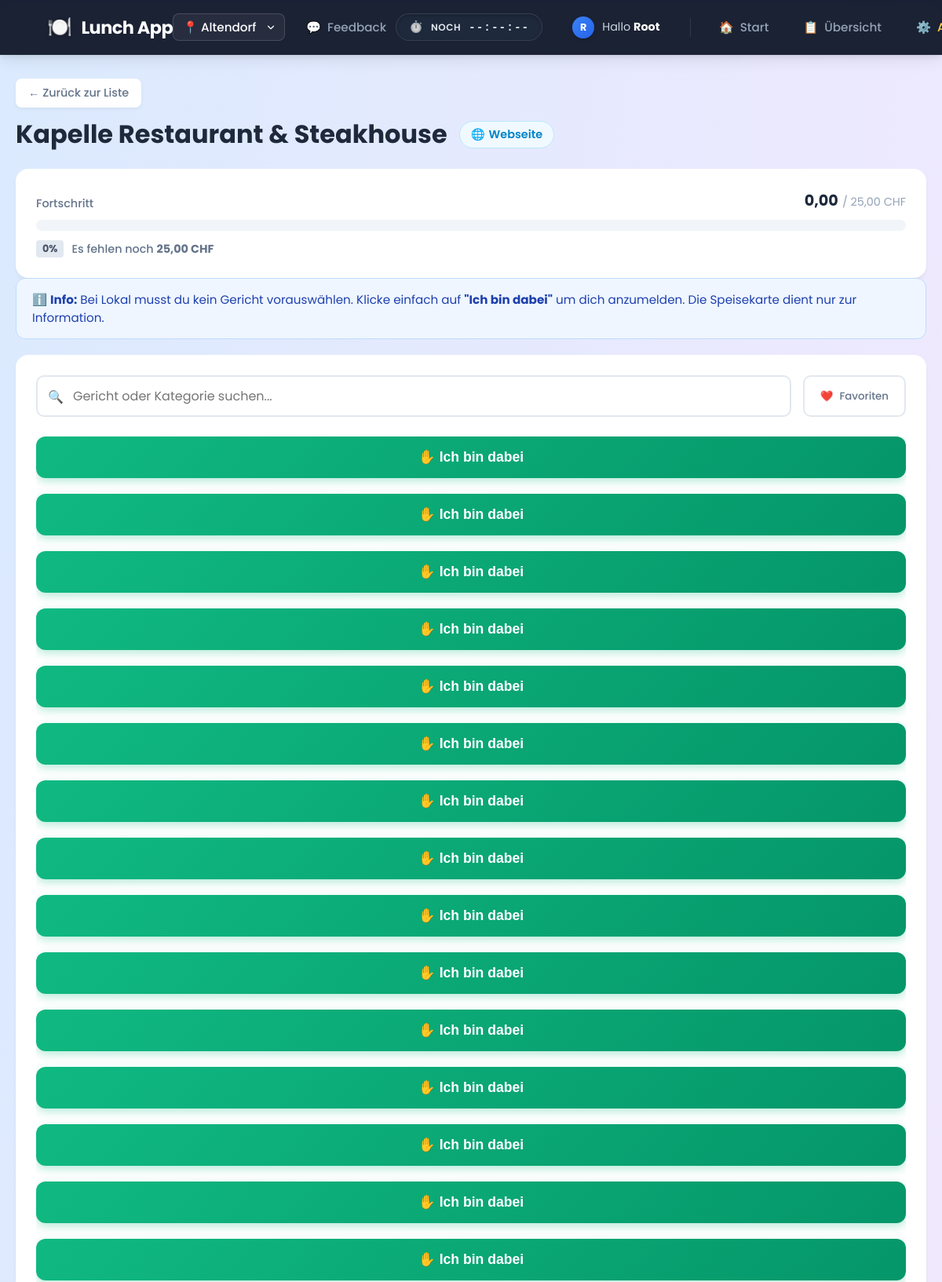
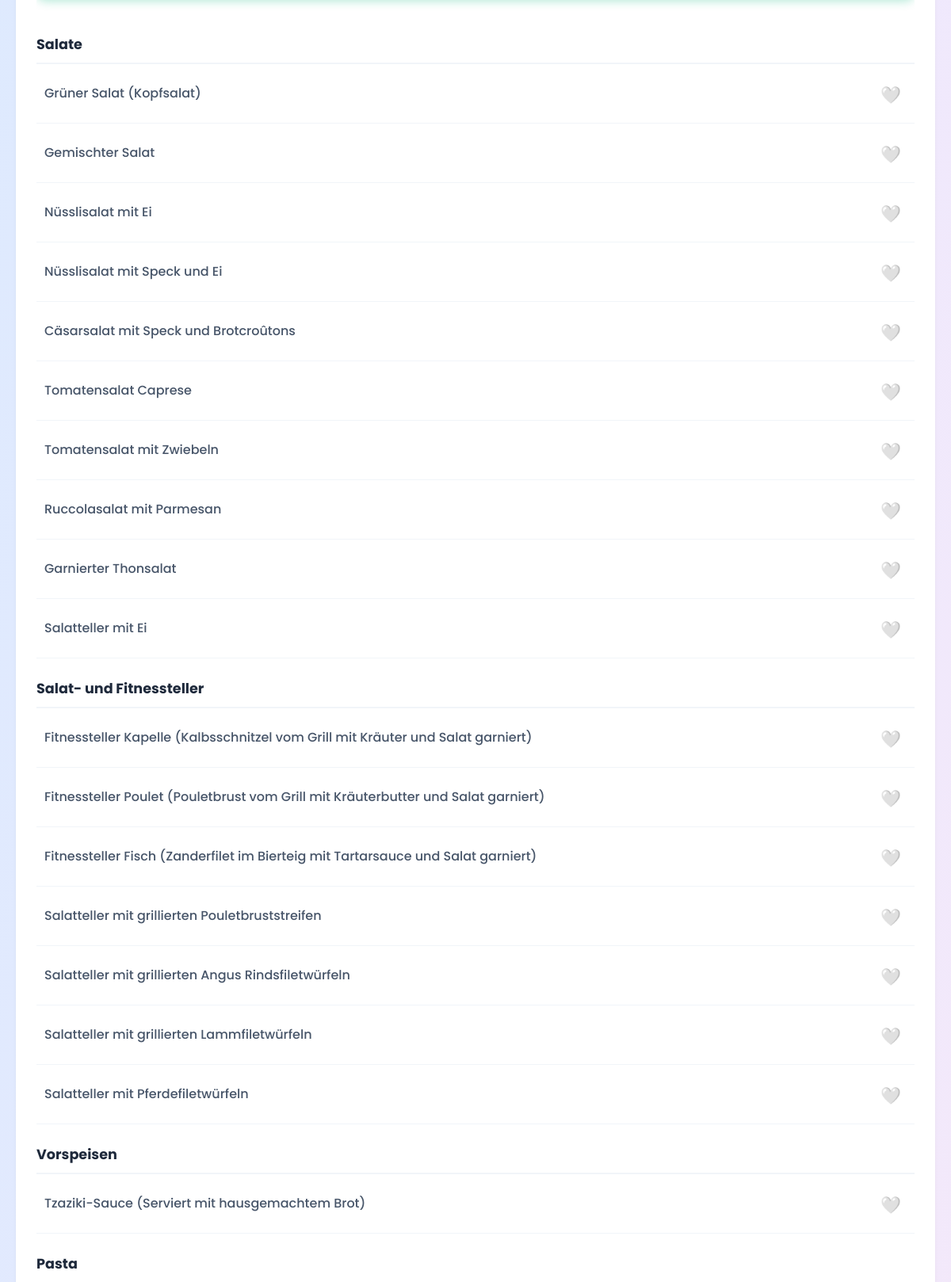
The page /menu/2/ (signed in, upper part) on the database its author committed (2 pictures, top to bottom).
### lunch_app/models.py (models this page shows, shortened)
class Restaurant(models.Model):
    name = models.CharField(max_length=100)
    beschreibung = models.TextField(blank=True)
    mindestbestellwert = models.DecimalField(max_digits=6, decimal_places=2, default=0.00, verbose_name="Min. Bestellwert")
    website = models.URLField(blank=True, verbose_name="Webseite/Link")
    biete_lokal = models.BooleanField(default=True, verbose_name="Bietet Essen vor Ort")
    biete_takeaway = models.BooleanField(default=True, verbose_name="Bietet Take-Away")
    biete_delivery = models.BooleanField(default=False, verbose_name="Bietet Lieferung")
    letztes_update = models.DateTimeField(null=True, blank=True)
    scraper_modul = models.CharField(max_length=100, blank=True, null=True, help_text="Name der Funktion in scrapers.py (z.B. scrape_adler)")
    standort = models.ForeignKey(Standort, on_delete=models.SET_NULL, null=True, blank=True, related_name='restaurants')
    liefergebuehren = models.DecimalField(
        max_digits=6,
        decimal_places=2,
        default=0.00,
        verbose_name="Liefergebühren (CHF)"
    )

class Gericht(models.Model):
    restaurant = models.ForeignKey(Restaurant, on_delete=models.CASCADE, related_name='gerichte')
    name = models.CharField(max_length=200)
    preis = models.DecimalField(max_digits=6, decimal_places=2)
    kategorie = models.CharField(max_length=100, default="Hauptspeise")
    reihenfolge = models.IntegerField(default=100)

### lunch_app/views.py (the view)
# urls.py: path('menu/<int:restaurant_id>/', views.restaurant_menu, name='menu'),
@login_required
def restaurant_menu(request, restaurant_id):
    restaurant = get_object_or_404(Restaurant, id=restaurant_id)
    heute = timezone.localtime(timezone.now()).date()
    vorauswahl_art = request.session.get('gewaehlte_art', 'LOKAL')
    existing_order = Bestellung.objects.filter(benutzer=request.user, datum__date=heute).first()
    existing_order_art = existing_order.art if existing_order else None
    fremde = Bestellung.objects.filter(benutzer=request.user, datum__date=heute).exclude(gericht__restaurant=restaurant).select_related('gericht__restaurant').first()
    if fremde:
        clear_messages(request)
        messages.error(request, f"⚠️ Bestellung bei {fremde.gericht.restaurant.name} ist schon final. Stornierung blockiert.")
        return redirect('uebersicht')
    gerichte_liste = list(restaurant.gerichte.all().prefetch_related('option_groups__items', 'option_groups__items__gericht_verweis').order_by('kategorie', 'reihenfolge'))
    eigene_bestellungen = Bestellung.objects.filter(benutzer=request.user, datum__date=heute, gericht__restaurant=restaurant)
    bestell_map = {b.gericht_id: {'notiz': b.notiz if b.notiz else "", 'optionen': b.optionen_text} for b in eigene_bestellungen}
    bereits_bestellt_ids = list(bestell_map.keys())
    alte_art = eigene_bestellungen.first().art if eigene_bestellungen.exists() else vorauswahl_art
    total_others = Bestellung.objects.filter(datum__date=heute, gericht__restaurant=restaurant).exclude(benutzer=request.user).aggregate(Sum('gericht__preis'))['gericht__preis__sum'] or 0
    andere_bestellungen = Bestellung.objects.filter(datum__date=heute, gericht__restaurant=restaurant).exclude(benutzer=request.user).select_related('benutzer')
    social_proof = {}
    for b in andere_bestellungen:
        if b.gericht_id not in social_proof: social_proof[b.gericht_id] = []
        if len(social_proof[b.gericht_id]) < 5: social_proof[b.gericht_id].append(b.benutzer.username[:2].upper())
    favoriten_ids = list(Favorit.objects.filter(benutzer=request.user, gericht__restaurant=restaurant).values_list('gericht_id', flat=True))
    for g in gerichte_liste:
        g.saved_note = bestell_map[g.id]['notiz'] if g.id in bestell_map else ""
    mindestwert = restaurant.mindestbestellwert
    own_db_total = eigene_bestellungen.aggregate(Sum('gericht__preis'))['gericht__preis__sum'] or 0
    current_total_display = total_others + own_db_total
    progress_percent = min((current_total_display / mindestwert) * 100, 100) if mindestwert > 0 else 0
    missing_amount = max(mindestwert - current_total_display, 0) if mindestwert > 0 else 0
    goal_reached = current_total_display >= mindestwert if mindestwert > 0 else True
    now = timezone.localtime(timezone.now())
    deadline = get_deadline()
    check_art = existing_order_art if existing_order_art else vorauswahl_art
    org_entry = TagesVerantwortlicher.objects.filter(
        restaurant=restaurant,
        datum=heute,
        art=check_art
    ).first()
    is_locked = True if (org_entry and org_entry.bestellung_bestaetigt) else False
    return render(request, 'lunch_app/menu.html', {
        'restaurant': restaurant,
        'ist_zu_spaet': now.time() > deadline,
        'current_total': current_total_display,
        'total_others': total_others,
        'mindestwert': mindestwert,
        'progress_percent': progress_percent,
        'missing_amount': missing_amount,
        'goal_reached': goal_reached,
        'bereits_bestellt_ids': bereits_bestellt_ids,
        'alte_art': alte_art,
        'social_proof': social_proof,
        'favoriten_ids': favoriten_ids,
        'gerichte_liste': gerichte_liste,
        'existing_order_art': existing_order_art
    })

### lunch_app/templates/lunch_app/menu.html (shortened to what this page needs)
{% extends 'lunch_app/base.html' %}
{% load static %}
{% load l10n %}
{% block content %}
<div class="menu-header">
    <a href="{% url 'restaurant_liste' alte_art %}" class="btn-back">
        ← Zurück zur Liste
    </a>
    <div class="header-info-wrapper">
        <h2 class="restaurant-title">{{ restaurant.name }}</h2>
        {% if restaurant.website %}
            <a href="{{ restaurant.website }}" target="_blank" class="btn-website-header" title="Zur Webseite/Speisekarte">
                🌐 <span class="desktop-only">Webseite</span>
            </a>
        {% endif %}
    </div>
</div>
{% if existing_order_art and existing_order_art != alte_art %}
    <div class="error-container border-warning">
        <div class="error-icon">✋</div>
        <h2 class="error-title" style="color: #f59e0b;">Bereits bestellt</h2>
        <p class="error-text">
            Du hast heute bereits eine Bestellung für <strong>
            {% if existing_order_art == 'LOKAL' %}Im Restaurant (Lokal){% elif existing_order_art == 'TAKEAWAY' %}Take-Away{% else %}Lieferung{% endif %}
            </strong> aufgegeben.
            <br><br>
            Du kannst nicht gleichzeitig <em>{{ existing_order_art }}</em> und <em>{{ alte_art }}</em> bestellen.
        </p>
        <div class="error-actions">
            <a href="{% url 'uebersicht' %}" class="btn-submit" style="background: #3b82f6; text-decoration: none;">
                Zur Übersicht
            </a>
            <a href="{% url 'eigene_stornieren' %}"
               class="btn-submit js-confirm"
               data-msg="Möchtest du deine bestehende Bestellung wirklich stornieren, um hier neu zu bestellen?"
               style="background: #ef4444; text-decoration: none;">
                Alte Bestellung stornieren
            </a>
        </div>
    </div>
{% else %}
    {% if ist_zu_spaet %}
        <div class="alert-box alert-error">
            <strong>Bestellschluss erreicht.</strong> Nach 11:00 Uhr können keine Bestellungen mehr entgegengenommen werden.
        </div>
    {% else %}
        {% if mindestwert > 0 %}
        <div id="main-progress-card" class="menu-card progress-card">
            <div class="progress-info">
                <span class="progress-label">Fortschritt</span>
                <div class="progress-values">
                    <strong id="display-total">{{ current_total|floatformat:2 }}</strong>
                    <span class="text-muted">/ {{ mindestwert|floatformat:2 }} CHF</span>
                </div>
            </div>
            <div class="progress-track">
            </div>
            <div class="progress-status">
                <span id="display-percent" class="percent-badge">{{ progress_percent|floatformat:0 }}%</span>
                <p id="status-text" class="status-msg" style="color: {% if goal_reached %}#10b981{% else %}#64748b{% endif %};">
                    {% if goal_reached %}
                        ✅ Mindestbestellwert erreicht!
                    {% else %}
                        Es fehlen noch <strong>{{ missing_amount|floatformat:2 }} CHF</strong>
                    {% endif %}
                </p>
            </div>
        </div>
        <div id="sticky-top-progress" class="sticky-top-bar">
            <div class="sticky-top-content">
                <div class="sticky-top-info">
                    <span id="sticky-top-status-text" style="font-size: 0.85rem; font-weight: 600;">Lade...</span>
                    <span id="sticky-top-values" style="font-size: 0.85rem; color: #64748b;">0 / 0 CHF</span>
                </div>
            </div>
        </div>
        {% endif %}
        <form id="order-form" method="post" action="{% url 'bestellen_abschliessen' %}">
        {% if alte_art == 'LOKAL' %}
        <div style="background: #eff6ff; border: 1px solid #bfdbfe; border-radius: 12px; padding: 15px 20px; margin-bottom: 20px; color: #1e40af; font-size: 0.95rem;">
            ℹ️ <strong>Info:</strong> Bei Lokal musst du kein Gericht vorauswählen. Klicke einfach auf <strong>"Ich bin dabei"</strong> um dich anzumelden. Die Speisekarte dient nur zur Information.
        </div>
        {% endif %}
        <div class="menu-card" style="margin-bottom: 100px;">
            <div class="search-bar-container">
                <div class="search-wrapper">
                    <span class="search-icon">🔍</span>
                    <input type="text" id="menu-search" class="modern-input" placeholder="Gericht oder Kategorie suchen...">
                </div>
                <button type="button" id="fav-filter-btn" class="btn-filter-fav">
                    <span>❤️</span> <span class="fav-text">Favoriten</span>
                </button>
            </div>
            {% regroup gerichte_liste|dictsort:"reihenfolge" by kategorie as menu_liste %}
            <div class="table-responsive">
                <table id="menu-table" class="modern-table {% if alte_art == 'LOKAL' %}lokal-mode{% endif %}">
                    {% for kategorie_gruppe in menu_liste %}
                        {% if kategorie_gruppe.grouper != "Intern" %}
                            <tr class="category-row">
                                <td colspan="4" class="category-header">{{ kategorie_gruppe.grouper }}</td>
                            </tr>
                            {% for gericht in kategorie_gruppe.list %}
                            {% with has_opts=gericht.option_groups.all|length %}
                            <tr class="dish-row selectable-row"
                                data-is-fav="{% if gericht.id in favoriten_ids %}true{% else %}false{% endif %}"
                                data-category="{{ kategorie_gruppe.grouper }}"
                                data-id="{{ gericht.id }}"
                                data-has-options="{% if has_opts > 0 %}true{% else %}false{% endif %}">
                                <td class="dish-name">
                                    <div class="dish-content">
                                        <div class="dish-top-row">
                                            <span class="dish-text">{{ gericht.name }}</span>
                                        </div>
                                    </div>
                                </td>
                                <td class="col-fav">
                                    <span class="fav-icon" data-id="{{ gericht.id }}" data-url="{% url 'toggle_favorit' gericht.id %}">
                                        {% if gericht.id in favoriten_ids %}❤️{% else %}🤍{% endif %}
                                    </span>
                                </td>
                            </tr>
                            {% endwith %}
                            {% endfor %}
                        {% endif %}
                        {% if alte_art == 'LOKAL' %}
                        <form method="post" action="{% url 'bestellen_abschliessen' %}">
                            <button type="submit" style="
                                width: 100%;
                                padding: 16px;
                                background: linear-gradient(135deg, #10b981 0%, #059669 100%);
                                color: white;
                                border: none;
                                border-radius: 12px;
                                font-size: 1.1rem;
                                font-weight: 700;
                                cursor: pointer;
                                box-shadow: 0 4px 12px rgba(16, 185, 129, 0.3);
                                margin-bottom: 20px;
                            ">✋ Ich bin dabei</button>
                        </form>
                        {% endif %}
                    {% endfor %}
                </table>
            </div>
        </div>
        </form>
    {% endif %}
{% endif %}
{% endblock %}

### lunch_app/templates/lunch_app/base.html (shortened to what this page needs)
{% load static %}
<!DOCTYPE html>
<html lang="de">
<head>
</head>
<body>
    <nav class="navbar">
        <a href="{% url 'home' %}" class="navbar-brand">
            <span style="font-size: 1.6rem; filter: drop-shadow(0 2px 2px rgba(0,0,0,0.2));">🍽️</span>
            Lunch App
        </a>
        <div class="nav-item-container">
            <form action="#" method="GET" style="margin: 0;">
                <select onchange="window.location.href=this.value" class="standort-dropdown">
                    {% for s in alle_standorte %}
                        <option value="{% url 'set_standort' s.id %}"
                                {% if request.session.aktiver_standort_id == s.id %}selected{% endif %}>
                            📍 {{ s.name }}
                        </option>
                    {% endfor %}
                </select>
            </form>
        </div>
        <a href="{% url 'feedback' %}" class="nav-item" style="margin-left: 15px;">
              <span>💬</span> Feedback
        </a>
        <div class="nav-content-right">
            <div id="deadline-timer" class="timer-badge">
                <span style="opacity: 0.8;">⏱️</span>
                <span class="timer-text-label" style="text-transform: uppercase; font-size: 0.75rem; letter-spacing: 0.5px;">Noch</span>
                <span id="time-remaining">--:--:--</span>
            </div>
            <div class="nav-links" id="nav-links-container">
                {% if user.is_authenticated %}
                    <a href="{% url 'profile' %}" class="user-info-link" title="Zum Profil">
                        <div class="user-avatar-small">
                            {{ user.first_name|slice:":1"|upper }}
                        </div>
                        <span class="user-text">Hallo <strong>{{ user.first_name }}</strong></span>
                    </a>
                    <a href="{% url 'home' %}" class="nav-item" onclick="toggleMenu()"><span>🏠</span> Start</a>
                    <a href="{% url 'uebersicht' %}" class="nav-item" onclick="toggleMenu()"><span>📋</span> Übersicht</a>
                    {% if user.is_superuser %}
                        <a href="/admin" class="nav-item" target="_blank" style="color: #fcd34d;" onclick="toggleMenu()"><span>⚙️</span> Admin</a>
                    {% endif %}
                {% else %}
                    <a href="{% url 'login' %}" class="nav-item" onclick="toggleMenu()">🔑 Login</a>
                    <a href="{% url 'register' %}" class="nav-item" style="background: rgba(255,255,255,0.1); border: 1px solid rgba(255,255,255,0.2);" onclick="toggleMenu()">✨ Registrieren</a>
                {% endif %}
            </div>
        </div>
    </nav>
    <div class="container">
        {% block content %}
        {% endblock %}
    </div>
</body>
</html>

### rows shown on the page
Restaurant: name "Kapelle Restaurant & Steakhouse", mindestbestellwert "25,00"
Gericht: grouper "Salate", name "Grüner Salat (Kopfsalat)"
Gericht: name "Gemischter Salat"
Gericht: name "Nüsslisalat mit Ei"
Gericht: name "Nüsslisalat mit Speck und Ei"
Gericht: name "Cäsarsalat mit Speck und Brotcroûtons"
Gericht: name "Tomatensalat Caprese"
Gericht: name "Tomatensalat mit Zwiebeln"
Gericht: name "Ruccolasalat mit Parmesan"
Gericht: name "Garnierter Thonsalat"
Gericht: name "Salatteller mit Ei"
Gericht: grouper "Salat- und Fitnessteller", name "Fitnessteller Kapelle (Kalbsschnitzel vom Grill mit Kräuter und Salat garniert)"
Gericht: name "Fitnessteller Poulet (Pouletbrust vom Grill mit Kräuterbutter und Salat garniert)"
Gericht: name "Fitnessteller Fisch (Zanderfilet im Bierteig mit Tartarsauce und Salat garniert)"
Gericht: name "Salatteller mit grillierten Pouletbruststreifen"
Gericht: name "Salatteller mit grillierten Angus Rindsfiletwürfeln"
Gericht: name "Salatteller mit grillierten Lammfiletwürfeln"
Gericht: name "Salatteller mit Pferdefiletwürfeln"
Gericht: grouper "Vorspeisen", name "Tzaziki-Sauce (Serviert mit hausgemachtem Brot)"
Gericht: grouper "Pasta"

### other values the page prints
{{ user.first_name|slice:":1"|upper }} "R"
{{ user.first_name }} "Root"
{{ current_total|floatformat:2 }} "0,00"
{{ progress_percent|floatformat:0 }} "0"
{{ missing_amount|floatformat:2 }} "25,00"
